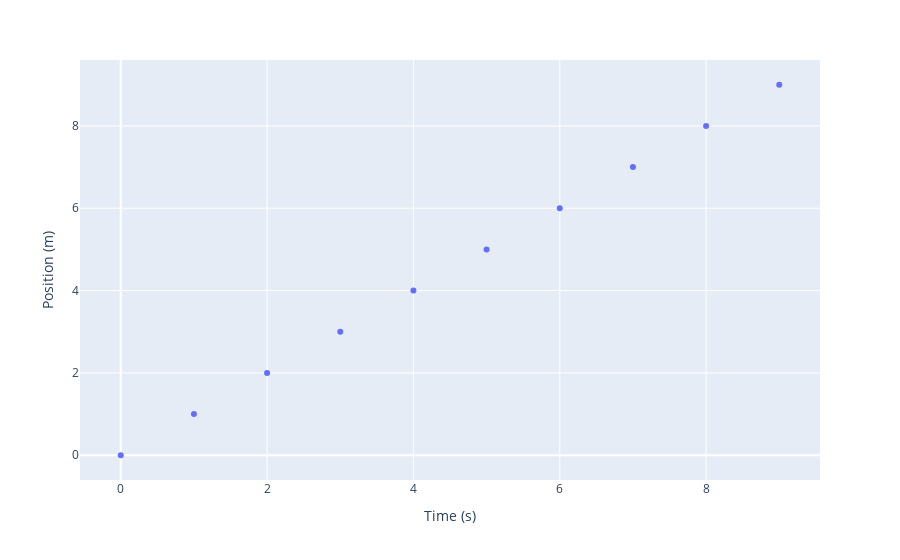

The code cell stored with this chart in its notebook:
### Markdown cell above
### Automatically Rename snake_case columns in `plotly.express`

### Code cell
import pandas as pd
from pdpatch.express import *
df = pd.DataFrame({'time__s__': range(10), 'position__m__': range(10)})
px.scatter(df, x='time__s__', y='position__m__').show()

### Figure 1 — Plotly figure (JSON) as saved in the notebook; plotly's stock layout.template omitted (floating-point values rounded to 4 significant figures)
{"data": [{"hovertemplate": "Time (s)=%{x}<br>Position (m)=%{y}<extra></extra>", "legendgroup": "", "marker": {"color": "#636efa", "symbol": "circle"}, "mode": "markers", "name": "", "orientation": "v", "showlegend": false, "type": "scatter", "x": [0, 1, 2, 3, 4, 5, 6, 7, 8, 9], "xaxis": "x", "y": [0, 1, 2, 3, 4, 5, 6, 7, 8, 9], "yaxis": "y"}], "layout": {"legend": {"tracegroupgap": 0}, "margin": {"t": 60}, "xaxis": {"anchor": "y", "domain": [0, 1], "title": {"text": "Time (s)"}}, "yaxis": {"anchor": "x", "domain": [0, 1], "title": {"text": "Position (m)"}}}}
